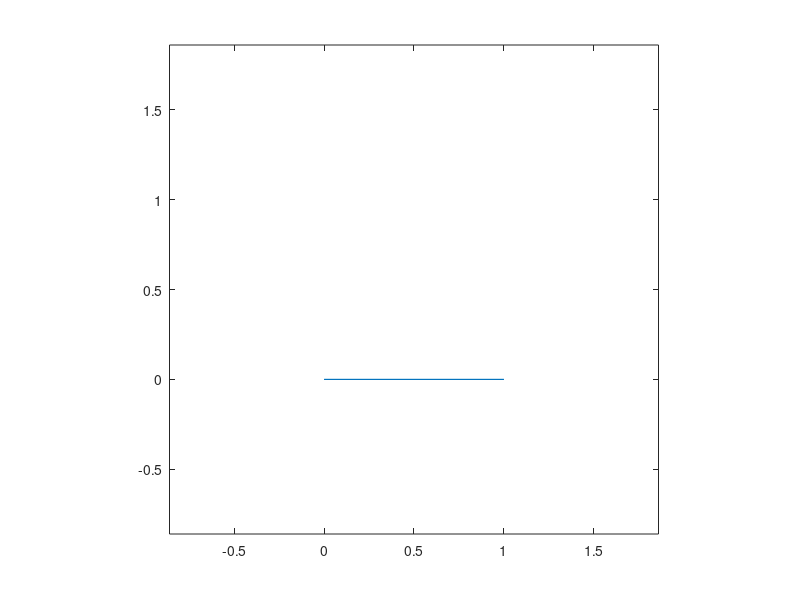

Write the MATLAB code that produced this figure. (Note: this script raises an error after producing the figure.)
% Written by Aniket Ravan
% Generates Koch's snowflake starting with any arbitrary configuration of
% points 
% Last modified : 4/26/2016
init = [0, 1, 0];   % initial configuration of points. To be written in cyclic
% order for a closed figure
len = length(init);
% Limits of axes for plotting later
arg = abs(init(2) - init(1))*0.86;
lowX = min(real(init)) - arg;
highX = max(real(init)) + arg;
lowY = min(imag(init)) - arg;
highY = max(imag(init)) + arg;
for i = 1:5
    if (i == 1)
        plot(real(init), imag(init));
        axis([min(lowX,lowY) max(highX,highY) min(lowX,lowY) max(highX,highY)]);
        axis('equal');
        pause(2);
    end
    clear kochtemp
    % kochtemp is a matrix where each row is the collection of five points 
    % of the next iteration given two points of the current iteration
    for j = 1: len - 1
        kochtemp(j,:) = koch([init(j), init(j + 1)]); 
    end
    if len > 2
        temp = kochtemp(2:size(kochtemp,1),2:5)'; % to open the matrix for 
        % concatenation in the next step
        temp = temp(:)';        % to open the matrix
        iter{i} = [kochtemp(1,:), temp]; % all sets of co-ordinates in the 
        %'i'th iteration
    else
        iter{i} = kochtemp;   % if len <= 2
    end
    len = length(iter{i});    
    init = iter{i};
    plot(real(iter{i}),imag(iter{i})); % plots at every iteration
    axis([min(lowX,lowY) max(highX,highY) min(lowX,lowY) max(highX,highY)]);
    axis('equal');
    pause(2); % pauses for 2 seconds
end